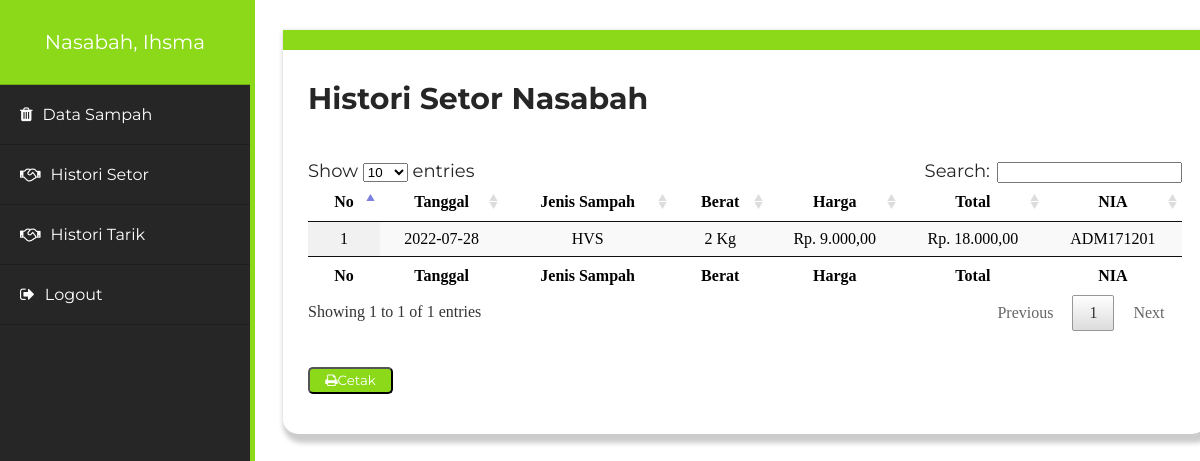
The app's page /page/nasabah.php?page=histori-setor (signed in) with its own data.
### tables this page shows
CREATE TABLE `setor` (
  `id_setor` int(5) NOT NULL,
  `tanggal_setor` date NOT NULL,
  `nin` varchar(10) NOT NULL,
  `jenis_sampah` varchar(15) NOT NULL,
  `berat` int(4) NOT NULL,
  `harga` int(6) NOT NULL,
  `total` int(8) NOT NULL,
  `nia` varchar(9) NOT NULL
);

### system/function/histori-setor.php (the view, shortened to what this page needs)
<!DOCTYPE html>
<html lang="en">
<head>
    <link rel="stylesheet" type="text/css" href="../datatables/css/jquery.dataTables.css">
</head>
<body>
    <h2 style="font-size: 30px; color: #262626;">Histori Setor Nasabah</h2>
    <br>
<table id="example" class="display" cellspacing="0" width="100%" border="0" >
        <thead>
        <tr>
            <th>No</th>
            <th>Tanggal</th>
            <th>Jenis Sampah</th>
            <th>Berat</th>
            <th>Harga</th>
            <th>Total</th>
            <th>NIA</th>
        </tr>
        </thead>
        <tfoot>
        <tr>
            <th>No</th>
            <th>Tanggal</th>
            <th>Jenis Sampah</th>
            <th>Berat</th>
            <th>Harga</th>
            <th>Total</th>
            <th>NIA</th>
        </tr>
        </tfoot>
        <tbody>
        <?php
            $no = 0;
            $query = mysqli_query($conn, "SELECT * FROM setor WHERE nin='".$_SESSION['nin']."' ORDER BY id_setor DESC");
            while($row = mysqli_fetch_array($query)){$no++;
        ?>
        <tr align="center">
            <td><?php echo "$no" ?></td>
            <td><?php echo $row['tanggal_setor'] ?></td>
            <td><?php echo $row['jenis_sampah'] ?></td>
            <td><?php echo number_format($row['berat'])." Kg"  ?></td>
            <td><?php echo "Rp. ".number_format($row['harga'], 2, ",", ".")  ?></td>
            <td><?php echo "Rp. ".number_format($row['total'], 2, ",", ".")  ?></td>
            <td><?php echo $row['nia'] ?></td>
        </tr>
        <?php } ?>
        </tbody>
    </table>
    <br>
    <br>
    <a target="_blank" href="../system/function/print-histori-setor.php">
    <button><i class="fa fa-print" aria-hidden="true"></i>Cetak</button>
    </a>
    </body>
</html>

### internal/css/style_2.css (style rules this page uses)
h2 { font-family: Montserrat; color: #fff; }

### page/nasabah.php (style rules this page uses)
button { height: 27px; width: 85px; background: #8cd91a; border-radius: 5px; color: #fff; font-family: Montserrat; }

### records on screen
setor: tanggal_setor "2022-07-28", jenis_sampah "HVS", berat "2", harga "9.000,00", total "18.000,00", nia "ADM171201"

### other values on screen
$_SESSION['nama_n'] "Ihsma"
